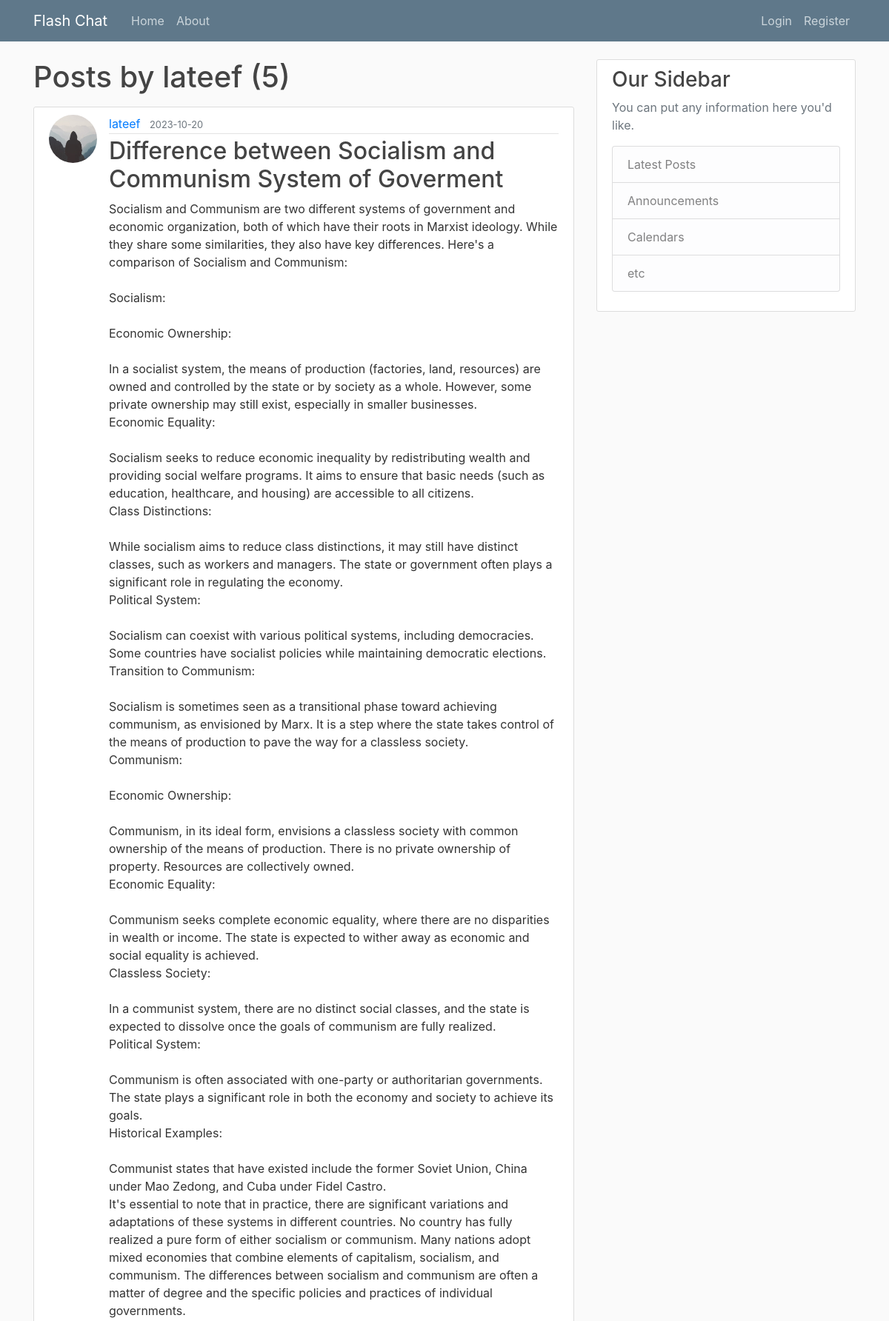
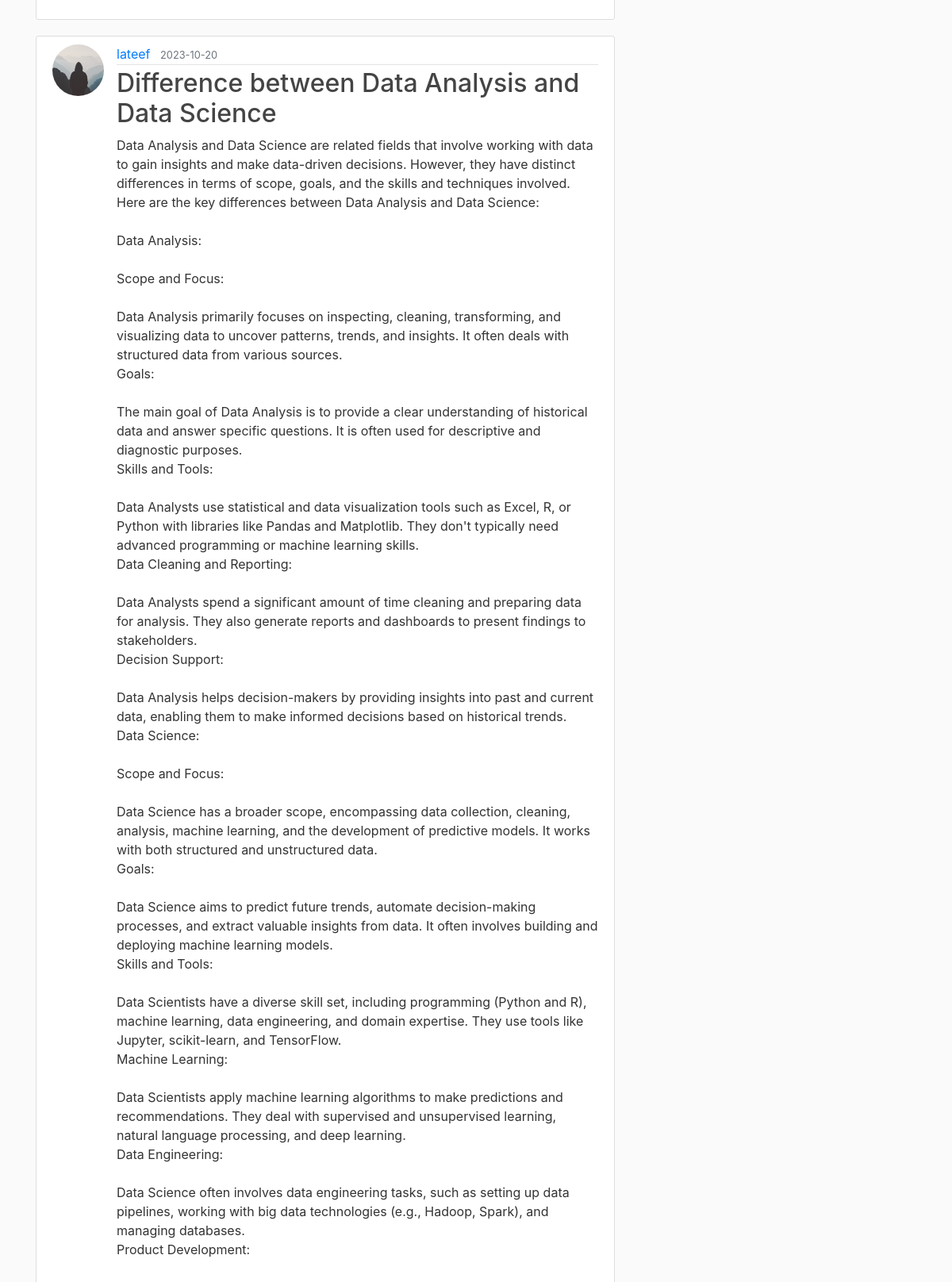
Page /user/lateef (upper part) on the committed database (2 pictures, top to bottom).
### flash_chat/models.py (models this page shows, shortened)
class User(db.Model, UserMixin):
    id = db.Column(db.Integer, primary_key=True)
    username = db.Column(db.String(20), unique = True, nullable=False)
    email = db.Column(db.String(120), unique = True, nullable=False)
    image_file = db.Column(db.String(20), nullable=False, default="default.jpg")
    password = db.Column(db.String(60), nullable=False)
    posts = db.relationship("Post", backref="author", lazy=True)

class Post(db.Model):
        id = db.Column(db.Integer, primary_key=True)
        title = db.Column(db.String(100), nullable=False)
        date_posted = db.Column(db.DateTime, nullable=False, default=datetime.utcnow)
        content = db.Column(db.Text, nullable=False)
        user_id = db.Column(db.Integer, db.ForeignKey("user.id"), nullable=False)

### flash_chat/route.py (the view)
@app.route("/user/<string:username>")
def user_posts(username):
    page = request.args.get('page', 1, type=int)
    user = User.query.filter_by(username=username).first_or_404()
    posts = Post.query.filter_by(author=user)\
        .order_by(Post.date_posted.desc())\
        .paginate(page=page, per_page=2)
    return render_template('user_posts.html', posts=posts, user=user)

### flash_chat/template/user_posts.html (shortened to what this page needs)
{% extends "layout.html" %}
{% block content %}
    <h1 class="mb-3">Posts by {{ user.username }} ({{ posts.total }})</h1>
    {% for post in posts.items %}
        <article class="media content-section">
          <img class="rounded-circle article-img" src="{{ url_for('static', filename='profile_pics/' + post.author.image_file) }}">
          <div class="media-body">
            <div class="article-metadata">
              <a class="mr-2" href="{{ url_for('user_posts', username=post.author.username) }}">{{ post.author.username }}</a>
              <small class="text-muted">{{ post.date_posted.strftime('%Y-%m-%d') }}</small>
            </div>
            <h2><a class="article-title" href="{{ url_for('post', post_id=post.id) }}">{{ post.title }}</a></h2>
            <p class="article-content">{{ post.content }}</p>
          </div>
        </article>
    {% endfor %}
{% endblock content %}

### flash_chat/static/main.css (style rules this page uses)
body { background: #fafafa; color: #333333; margin-top: 5rem; }
h1, h2, h3, h4, h5, h6 { color: #444444; }
.content-section { background: #ffffff; padding: 10px 20px; border: 1px solid #dddddd; border-radius: 3px; margin-bottom: 20px; }
.article-title { color: #444444; }
.article-content { white-space: pre-line; }
.article-img { height: 65px; width: 65px; margin-right: 16px; }
.article-metadata { padding-bottom: 1px; margin-bottom: 4px; border-bottom: 1px solid #e3e3e3 }

### rows in the picture
User: username "lateef"
Post: image_file (placeholder picture), author.username "lateef", date_posted "2023-10-20", title "Difference between Socialism and Communism System of Goverment", content "Socialism and Communism are two different systems of government and economic organization, both of which have their roots in Marxist ideology. While they share some similarities, they also have key differences. Here's a comparison of Socialism and Communism: Socialism: Economic Ownership: In a socialist system, the means of production (factories, land, resources) are owned and controlled by the state or by society as a whole. However, some private ownership may still exist, especially in smaller businesses. Economic Equality: Socialism seeks to reduce economic inequality by redistributing wealth and providing social welfare programs. It aims to ensure that basic needs (such as education,…"
Post: image_file (placeholder picture), author.username "lateef", date_posted "2023-10-20", title "Difference between Data Analysis and Data Science"

### other values in the picture
{{ posts.total }} "5"
